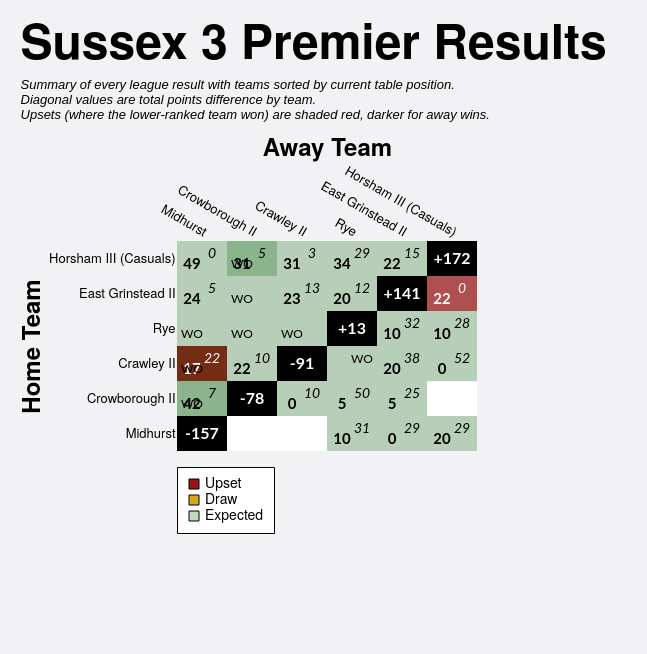

The Vega-Lite source for this figure:
### Vega-Lite specification from a JSON file in a GitHub repository (floating-point values rounded to 4 significant figures)
{"config": {"axis": {"labelFont": "PT Sans Narrow, Helvetica Neue, Helvetica, Arial, sans-serif", "titleFont": "PT Sans Narrow, Helvetica Neue, Helvetica, Arial, sans-serif", "labelFontSize": 13, "titleFontSize": 24, "gridColor": "#202947", "gridOpacity": 0.2}, "text": {"font": "Lato, sans-serif"}, "bar": {"cornerRadiusEnd": 5}, "header": {"labelFont": "PT Sans Narrow, Helvetica Neue, Helvetica, Arial, sans-serif", "titleFont": "PT Sans Narrow, Helvetica Neue, Helvetica, Arial, sans-serif", "labelFontSize": 24, "titleFontSize": 28, "labelFontWeight": "bold", "orient": "left"}, "legend": {"labelFont": "PT Sans Narrow, Helvetica Neue, Helvetica, Arial, sans-serif", "titleFont": "PT Sans Narrow, Helvetica Neue, Helvetica, Arial, sans-serif", "labelFontSize": 14, "titleFontSize": 16, "titlePadding": 5, "fillColor": "white", "strokeColor": "black", "padding": 10, "titleFontWeight": "lighter", "titleFontStyle": "italic", "titleColor": "gray", "offset": 10}, "title": {"font": "PT Sans Narrow, Helvetica Neue, Helvetica, Arial, sans-serif", "fontSize": 48, "fontWeight": "bold", "anchor": "start", "align": "center", "titlePadding": 20, "subtitlePadding": 10, "subtitleFontSize": 13, "subtitleColor": "", "subtitleFontStyle": "italic", "offset": 15, "color": "black"}, "axisX": {"labelAngle": 0}, "facet": {"title": null, "header": null, "align": {"row": "each", "column": "each"}}, "resolve": {"scale": {"y": "independent", "facet": "independent"}}, "background": "#f2f1f4", "scale": {"offsetBandPaddingOuter": 0.2, "offsetBandPaddingInner": 0.1}, "view": {"stroke": null}}, "layer": [{"data": {"name": "data-8764dce6b878215d67f8b3fd9065652d"}, "mark": {"type": "rect"}, "encoding": {"color": {"field": "unexpected_result", "legend": {"columns": 1, "direction": "horizontal", "labelExpr": "datum.value === 'Upset (Away Win)' ? 'Upset' : datum.value", "labelLimit": 220, "offset": 16, "orient": "bottom", "symbolStrokeColor": "black", "symbolStrokeWidth": 1, "values": ["Upset (Away Win)", "Draw", "Expected"]}, "scale": {"domain": ["Expected", "Upset (Home Win)", "Upset (Away Win)", "Draw", "To be played", "N/A"], "range": ["#146f1444", "#991515bb", "#991515", "goldenrod", "white", "black"]}, "title": null, "type": "nominal"}, "opacity": {"condition": {"test": "datum.home_team == param_16['home_team'] || datum.away_team == param_16['home_team'] || !isValid(param_16['home_team'])", "value": 1.0}, "value": 0.1}, "tooltip": [{"field": "home_team", "title": "Home", "type": "nominal"}, {"field": "away_team", "title": "Away", "type": "nominal"}, {"field": "home_score_text", "title": "Home Score", "type": "nominal"}, {"field": "away_score_text", "title": "Away Score", "type": "nominal"}, {"field": "result", "title": "Result", "type": "nominal"}, {"field": "unexpected_result", "title": "Unexpectedness", "type": "nominal"}, {"field": "date", "format": "%d %b %Y", "title": "Date", "type": "temporal"}], "x": {"axis": {"domain": false, "grid": false, "labelAngle": 30, "orient": "top", "ticks": false}, "field": "away_team", "sort": ["Midhurst", "Crowborough II", "Crawley II", "Rye", "East Grinstead II", "Horsham III (Casuals)"], "title": "Away Team", "type": "nominal"}, "y": {"axis": {"domain": false, "grid": false, "ticks": false}, "field": "home_team", "sort": ["Horsham III (Casuals)", "East Grinstead II", "Rye", "Crawley II", "Crowborough II", "Midhurst"], "title": "Home Team", "type": "nominal"}}, "name": "view_16"}, {"data": {"name": "data-8764dce6b878215d67f8b3fd9065652d"}, "mark": {"type": "text", "fontStyle": "italic", "size": 14, "xOffset": 10, "yOffset": -5}, "encoding": {"color": {"condition": {"test": "(datum.home_team == param_16['home_team'] || datum.away_team == param_16['home_team'] || !isValid(param_16['home_team'])) && datum.unexpected_result == 'Expected'", "value": "black"}, "value": "white"}, "text": {"field": "away_score_text", "type": "nominal"}, "x": {"field": "away_team", "sort": ["Midhurst", "Crowborough II", "Crawley II", "Rye", "East Grinstead II", "Horsham III (Casuals)"], "type": "nominal"}, "y": {"field": "home_team", "sort": ["Horsham III (Casuals)", "East Grinstead II", "Rye", "Crawley II", "Crowborough II", "Midhurst"], "type": "nominal"}}, "transform": [{"filter": "datum.away_score_text != '' && datum.away_score_text != 'WO'"}]}, {"data": {"name": "data-8764dce6b878215d67f8b3fd9065652d"}, "mark": {"type": "text", "size": 12, "xOffset": 10, "yOffset": -5}, "encoding": {"color": {"condition": {"test": "(datum.home_team == param_16['home_team'] || datum.away_team == param_16['home_team'] || !isValid(param_16['home_team'])) && datum.unexpected_result == 'Expected'", "value": "black"}, "value": "white"}, "text": {"field": "away_score_text", "type": "nominal"}, "x": {"field": "away_team", "sort": ["Midhurst", "Crowborough II", "Crawley II", "Rye", "East Grinstead II", "Horsham III (Casuals)"], "type": "nominal"}, "y": {"field": "home_team", "sort": ["Horsham III (Casuals)", "East Grinstead II", "Rye", "Crawley II", "Crowborough II", "Midhurst"], "type": "nominal"}}, "transform": [{"filter": "datum.away_score_text == 'WO'"}]}, {"data": {"name": "data-8764dce6b878215d67f8b3fd9065652d"}, "mark": {"type": "text", "fontWeight": "bold", "size": 15, "xOffset": -10, "yOffset": 5}, "encoding": {"color": {"condition": {"test": "(datum.home_team == param_16['home_team'] || datum.away_team == param_16['home_team'] || !isValid(param_16['home_team'])) && datum.unexpected_result == 'Expected'", "value": "black"}, "value": "white"}, "text": {"field": "home_score_text", "type": "nominal"}, "x": {"field": "away_team", "sort": ["Midhurst", "Crowborough II", "Crawley II", "Rye", "East Grinstead II", "Horsham III (Casuals)"], "type": "nominal"}, "y": {"field": "home_team", "sort": ["Horsham III (Casuals)", "East Grinstead II", "Rye", "Crawley II", "Crowborough II", "Midhurst"], "type": "nominal"}}, "transform": [{"filter": "datum.home_score_text != '' && datum.home_score_text != 'WO'"}]}, {"data": {"name": "data-8764dce6b878215d67f8b3fd9065652d"}, "mark": {"type": "text", "size": 12, "xOffset": -10, "yOffset": 5}, "encoding": {"color": {"condition": {"test": "(datum.home_team == param_16['home_team'] || datum.away_team == param_16['home_team'] || !isValid(param_16['home_team'])) && datum.unexpected_result == 'Expected'", "value": "black"}, "value": "white"}, "text": {"field": "home_score_text", "type": "nominal"}, "x": {"field": "away_team", "sort": ["Midhurst", "Crowborough II", "Crawley II", "Rye", "East Grinstead II", "Horsham III (Casuals)"], "type": "nominal"}, "y": {"field": "home_team", "sort": ["Horsham III (Casuals)", "East Grinstead II", "Rye", "Crawley II", "Crowborough II", "Midhurst"], "type": "nominal"}}, "transform": [{"filter": "datum.home_score_text == 'WO'"}]}, {"data": {"name": "data-99997583bae8392bf271f2a6b991e258"}, "mark": {"type": "text", "color": "white", "fontWeight": "bold", "size": 16}, "encoding": {"text": {"field": "display_text", "type": "nominal"}, "tooltip": [{"field": "home_team", "title": "Team", "type": "nominal"}, {"field": "display_text", "title": "Points Difference", "type": "nominal"}], "x": {"field": "away_team", "sort": ["Midhurst", "Crowborough II", "Crawley II", "Rye", "East Grinstead II", "Horsham III (Casuals)"], "type": "nominal"}, "y": {"field": "home_team", "sort": ["Horsham III (Casuals)", "East Grinstead II", "Rye", "Crawley II", "Crowborough II", "Midhurst"], "type": "nominal"}}}], "height": {"step": 35}, "padding": {"left": 20, "top": 20, "right": 40, "bottom": 120}, "params": [{"name": "param_16", "select": {"type": "point", "clear": "dblclick", "fields": ["home_team"], "on": "click"}, "value": null, "views": ["view_16"]}], "title": {"text": "Sussex 3 Premier Results", "subtitle": ["Summary of every league result with teams sorted by current table position.", "Diagonal values are total points difference by team.", "Upsets (where the lower-ranked team won) are shaded red, darker for away wins."]}, "width": {"step": 50}, "$schema": "https://vega.github.io/schema/vega-lite/v5.20.1.json", "datasets": {"data-8764dce6b878215d67f8b3fd9065652d": [{"home_team": "Crawley II", "away_team": "Crawley II", "match_id": null, "date": "", "home_score": null, "away_score": null, "home_walkover": null, "away_walkover": null, "result": "N/A", "home_score_text": "", "away_score_text": "", "wo_result": "", "score_text": "", "display_text": "-91", "is_diagonal": true, "result_simple": "N/A", "unexpected_result": "N/A", "unexpected_opacity": 1.0}, {"home_team": "Crawley II", "away_team": "Crowborough II", "match_id": "952685", "date": "2022-01-22T00:00:00", "home_score": 22, "away_score": 10, "home_walkover": false, "away_walkover": false, "result": "Home Win", "home_score_text": "22", "away_score_text": "10", "wo_result": "", "score_text": "22-10", "display_text": "22-10", "is_diagonal": false, "result_simple": "Home Win", "unexpected_result": "Expected", "unexpected_opacity": 0.25}, {"home_team": "Crawley II", "away_team": "East Grinstead II", "match_id": "952701", "date": "2022-03-26T00:00:00", "home_score": 20, "away_score": 38, "home_walkover": false, "away_walkover": false, "result": "Away Win", "home_score_text": "20", "away_score_text": "38", "wo_result": "", "score_text": "20-38", "display_text": "20-38", "is_diagonal": false, "result_simple": "Away Win", "unexpected_result": "Expected", "unexpected_opacity": 0.25}, {"home_team": "Crawley II", "away_team": "Horsham III (Casuals)", "match_id": "952691", "date": "2022-02-12T00:00:00", "home_score": 0, "away_score": 52, "home_walkover": false, "away_walkover": false, "result": "Away Win", "home_score_text": "0", "away_score_text": "52", "wo_result": "", "score_text": "0-52", "display_text": "0-52", "is_diagonal": false, "result_simple": "Away Win", "unexpected_result": "Expected", "unexpected_opacity": 0.25}, {"home_team": "Crawley II", "away_team": "Midhurst", "match_id": "957345", "date": "2022-02-19T00:00:00", "home_score": 17, "away_score": 22, "home_walkover": false, "away_walkover": false, "result": "Away Win (LBP)", "home_score_text": "17", "away_score_text": "22", "wo_result": "", "score_text": "17-22", "display_text": "17-22", "is_diagonal": false, "result_simple": "Away Win", "unexpected_result": "Upset (Away Win)", "unexpected_opacity": 1.0}, {"home_team": "Crawley II", "away_team": "Midhurst", "match_id": "952681", "date": "2022-01-15T00:00:00", "home_score": null, "away_score": null, "home_walkover": true, "away_walkover": false, "result": "Home Win", "home_score_text": "WO", "away_score_text": "", "wo_result": "HWO", "score_text": "WO", "display_text": "WO", "is_diagonal": false, "result_simple": "Home Win", "unexpected_result": "Expected", "unexpected_opacity": 0.25}, {"home_team": "Crawley II", "away_team": "Rye", "match_id": "952676", "date": "2021-12-11T00:00:00", "home_score": null, "away_score": null, "home_walkover": false, "away_walkover": true, "result": "Away Win", "home_score_text": "", "away_score_text": "WO", "wo_result": "AWO", "score_text": "WO", "display_text": "WO", "is_diagonal": false, "result_simple": "Away Win", "unexpected_result": "Expected", "unexpected_opacity": 0.25}, {"home_team": "Crowborough II", "away_team": "Crawley II", "match_id": "952697", "date": "2022-03-05T00:00:00", "home_score": 0, "away_score": 10, "home_walkover": false, "away_walkover": false, "result": "Away Win", "home_score_text": "0", "away_score_text": "10", "wo_result": "", "score_text": "0-10", "display_text": "0-10", "is_diagonal": false, "result_simple": "Away Win", "unexpected_result": "Expected", "unexpected_opacity": 0.25}, {"home_team": "Crowborough II", "away_team": "Crowborough II", "match_id": null, "date": "", "home_score": null, "away_score": null, "home_walkover": null, "away_walkover": null, "result": "N/A", "home_score_text": "", "away_score_text": "", "wo_result": "", "score_text": "", "display_text": "-78", "is_diagonal": true, "result_simple": "N/A", "unexpected_result": "N/A", "unexpected_opacity": 1.0}, {"home_team": "Crowborough II", "away_team": "East Grinstead II", "match_id": "952677", "date": "2021-12-11T00:00:00", "home_score": 5, "away_score": 25, "home_walkover": false, "away_walkover": false, "result": "Away Win", "home_score_text": "5", "away_score_text": "25", "wo_result": "", "score_text": "5-25", "display_text": "5-25", "is_diagonal": false, "result_simple": "Away Win", "unexpected_result": "Expected", "unexpected_opacity": 0.25}, {"home_team": "Crowborough II", "away_team": "Horsham III (Casuals)", "match_id": null, "date": "", "home_score": null, "away_score": null, "home_walkover": null, "away_walkover": null, "result": "To be played", "home_score_text": "", "away_score_text": "", "wo_result": "", "score_text": "", "display_text": "", "is_diagonal": false, "result_simple": "To be played", "unexpected_result": "To be played", "unexpected_opacity": 1.0}, {"home_team": "Crowborough II", "away_team": "Midhurst", "match_id": "957845", "date": "2022-03-26T00:00:00", "home_score": 42, "away_score": 7, "home_walkover": false, "away_walkover": false, "result": "Home Win", "home_score_text": "42", "away_score_text": "7", "wo_result": "", "score_text": "42-7", "display_text": "42-7", "is_diagonal": false, "result_simple": "Home Win", "unexpected_result": "Expected", "unexpected_opacity": 0.25}, {"home_team": "Crowborough II", "away_team": "Midhurst", "match_id": "952687", "date": "2022-01-29T00:00:00", "home_score": null, "away_score": null, "home_walkover": true, "away_walkover": false, "result": "Home Win", "home_score_text": "WO", "away_score_text": "", "wo_result": "HWO", "score_text": "WO", "display_text": "WO", "is_diagonal": false, "result_simple": "Home Win", "unexpected_result": "Expected", "unexpected_opacity": 0.25}, {"home_team": "Crowborough II", "away_team": "Rye", "match_id": "952690", "date": "2022-02-12T00:00:00", "home_score": 5, "away_score": 50, "home_walkover": false, "away_walkover": false, "result": "Away Win", "home_score_text": "5", "away_score_text": "50", "wo_result": "", "score_text": "5-50", "display_text": "5-50", "is_diagonal": false, "result_simple": "Away Win", "unexpected_result": "Expected", "unexpected_opacity": 0.25}, {"home_team": "East Grinstead II", "away_team": "Crawley II", "match_id": "952688", "date": "2022-01-29T00:00:00", "home_score": 23, "away_score": 13, "home_walkover": false, "away_walkover": false, "result": "Home Win", "home_score_text": "23", "away_score_text": "13", "wo_result": "", "score_text": "23-13", "display_text": "23-13", "is_diagonal": false, "result_simple": "Home Win", "unexpected_result": "Expected", "unexpected_opacity": 0.25}, {"home_team": "East Grinstead II", "away_team": "Crowborough II", "match_id": "952704", "date": "2022-04-02T00:00:00", "home_score": null, "away_score": null, "home_walkover": true, "away_walkover": false, "result": "Home Win", "home_score_text": "WO", "away_score_text": "", "wo_result": "HWO", "score_text": "WO", "display_text": "WO", "is_diagonal": false, "result_simple": "Home Win", "unexpected_result": "Expected", "unexpected_opacity": 0.25}, {"home_team": "East Grinstead II", "away_team": "East Grinstead II", "match_id": null, "date": "", "home_score": null, "away_score": null, "home_walkover": null, "away_walkover": null, "result": "N/A", "home_score_text": "", "away_score_text": "", "wo_result": "", "score_text": "", "display_text": "+141", "is_diagonal": true, "result_simple": "N/A", "unexpected_result": "N/A", "unexpected_opacity": 1.0}, {"home_team": "East Grinstead II", "away_team": "Horsham III (Casuals)", "match_id": "952698", "date": "2022-03-05T00:00:00", "home_score": 22, "away_score": 0, "home_walkover": false, "away_walkover": false, "result": "Home Win", "home_score_text": "22", "away_score_text": "0", "wo_result": "", "score_text": "22-0", "display_text": "22-0", "is_diagonal": false, "result_simple": "Home Win", "unexpected_result": "Upset (Home Win)", "unexpected_opacity": 0.75}, {"home_team": "East Grinstead II", "away_team": "Midhurst", "match_id": "952692", "date": "2022-02-12T00:00:00", "home_score": 24, "away_score": 5, "home_walkover": false, "away_walkover": false, "result": "Home Win", "home_score_text": "24", "away_score_text": "5", "wo_result": "", "score_text": "24-5", "display_text": "24-5", "is_diagonal": false, "result_simple": "Home Win", "unexpected_result": "Expected", "unexpected_opacity": 0.25}, {"home_team": "East Grinstead II", "away_team": "Rye", "match_id": "952683", "date": "2022-01-15T00:00:00", "home_score": 20, "away_score": 12, "home_walkover": false, "away_walkover": false, "result": "Home Win", "home_score_text": "20", "away_score_text": "12", "wo_result": "", "score_text": "20-12", "display_text": "20-12", "is_diagonal": false, "result_simple": "Home Win", "unexpected_result": "Expected", "unexpected_opacity": 0.25}, {"home_team": "Horsham III (Casuals)", "away_team": "Crawley II", "match_id": "952678", "date": "2021-12-18T00:00:00", "home_score": 31, "away_score": 3, "home_walkover": false, "away_walkover": false, "result": "Home Win", "home_score_text": "31", "away_score_text": "3", "wo_result": "", "score_text": "31-3", "display_text": "31-3", "is_diagonal": false, "result_simple": "Home Win", "unexpected_result": "Expected", "unexpected_opacity": 0.25}, {"home_team": "Horsham III (Casuals)", "away_team": "Crowborough II", "match_id": "957346", "date": "2022-02-19T00:00:00", "home_score": 31, "away_score": 5, "home_walkover": false, "away_walkover": false, "result": "Home Win", "home_score_text": "31", "away_score_text": "5", "wo_result": "", "score_text": "31-5", "display_text": "31-5", "is_diagonal": false, "result_simple": "Home Win", "unexpected_result": "Expected", "unexpected_opacity": 0.25}, {"home_team": "Horsham III (Casuals)", "away_team": "Crowborough II", "match_id": "953050", "date": "2022-01-15T00:00:00", "home_score": null, "away_score": null, "home_walkover": true, "away_walkover": false, "result": "Home Win", "home_score_text": "WO", "away_score_text": "", "wo_result": "HWO", "score_text": "WO", "display_text": "WO", "is_diagonal": false, "result_simple": "Home Win", "unexpected_result": "Expected", "unexpected_opacity": 0.25}, {"home_team": "Horsham III (Casuals)", "away_team": "East Grinstead II", "match_id": "952684", "date": "2022-01-22T00:00:00", "home_score": 22, "away_score": 15, "home_walkover": false, "away_walkover": false, "result": "Home Win (LBP)", "home_score_text": "22", "away_score_text": "15", "wo_result": "", "score_text": "22-15", "display_text": "22-15", "is_diagonal": false, "result_simple": "Home Win", "unexpected_result": "Expected", "unexpected_opacity": 0.25}, {"home_team": "Horsham III (Casuals)", "away_team": "Horsham III (Casuals)", "match_id": null, "date": "", "home_score": null, "away_score": null, "home_walkover": null, "away_walkover": null, "result": "N/A", "home_score_text": "", "away_score_text": "", "wo_result": "", "score_text": "", "display_text": "+172", "is_diagonal": true, "result_simple": "N/A", "unexpected_result": "N/A", "unexpected_opacity": 1.0}, {"home_team": "Horsham III (Casuals)", "away_team": "Midhurst", "match_id": "952675", "date": "2021-12-11T00:00:00", "home_score": 49, "away_score": 0, "home_walkover": false, "away_walkover": false, "result": "Home Win", "home_score_text": "49", "away_score_text": "0", "wo_result": "", "score_text": "49-0", "display_text": "49-0", "is_diagonal": false, "result_simple": "Home Win", "unexpected_result": "Expected", "unexpected_opacity": 0.25}, {"home_team": "Horsham III (Casuals)", "away_team": "Rye", "match_id": "952700", "date": "2022-03-19T00:00:00", "home_score": 34, "away_score": 29, "home_walkover": false, "away_walkover": false, "result": "Home Win (LBP)", "home_score_text": "34", "away_score_text": "29", "wo_result": "", "score_text": "34-29", "display_text": "34-29", "is_diagonal": false, "result_simple": "Home Win", "unexpected_result": "Expected", "unexpected_opacity": 0.25}, {"home_team": "Midhurst", "away_team": "Crawley II", "match_id": null, "date": "", "home_score": null, "away_score": null, "home_walkover": null, "away_walkover": null, "result": "To be played", "home_score_text": "", "away_score_text": "", "wo_result": "", "score_text": "", "display_text": "", "is_diagonal": false, "result_simple": "To be played", "unexpected_result": "To be played", "unexpected_opacity": 1.0}, {"home_team": "Midhurst", "away_team": "Crowborough II", "match_id": null, "date": "", "home_score": null, "away_score": null, "home_walkover": null, "away_walkover": null, "result": "To be played", "home_score_text": "", "away_score_text": "", "wo_result": "", "score_text": "", "display_text": "", "is_diagonal": false, "result_simple": "To be played", "unexpected_result": "To be played", "unexpected_opacity": 1.0}, {"home_team": "Midhurst", "away_team": "East Grinstead II", "match_id": "955168", "date": "2022-01-08T00:00:00", "home_score": 0, "away_score": 29, "home_walkover": false, "away_walkover": false, "result": "Away Win", "home_score_text": "0", "away_score_text": "29", "wo_result": "", "score_text": "0-29", "display_text": "0-29", "is_diagonal": false, "result_simple": "Away Win", "unexpected_result": "Expected", "unexpected_opacity": 0.25}, {"home_team": "Midhurst", "away_team": "Horsham III (Casuals)", "match_id": "952702", "date": "2022-04-02T00:00:00", "home_score": 20, "away_score": 29, "home_walkover": false, "away_walkover": false, "result": "Away Win", "home_score_text": "20", "away_score_text": "29", "wo_result": "", "score_text": "20-29", "display_text": "20-29", "is_diagonal": false, "result_simple": "Away Win", "unexpected_result": "Expected", "unexpected_opacity": 0.25}, {"home_team": "Midhurst", "away_team": "Midhurst", "match_id": null, "date": "", "home_score": null, "away_score": null, "home_walkover": null, "away_walkover": null, "result": "N/A", "home_score_text": "", "away_score_text": "", "wo_result": "", "score_text": "", "display_text": "-157", "is_diagonal": true, "result_simple": "N/A", "unexpected_result": "N/A", "unexpected_opacity": 1.0}, {"home_team": "Midhurst", "away_team": "Rye", "match_id": "952686", "date": "2022-01-22T00:00:00", "home_score": 10, "away_score": 31, "home_walkover": false, "away_walkover": false, "result": "Away Win", "home_score_text": "10", "away_score_text": "31", "wo_result": "", "score_text": "10-31", "display_text": "10-31", "is_diagonal": false, "result_simple": "Away Win", "unexpected_result": "Expected", "unexpected_opacity": 0.25}, {"home_team": "Rye", "away_team": "Crawley II", "match_id": "952703", "date": "2022-04-02T00:00:00", "home_score": null, "away_score": null, "home_walkover": true, "away_walkover": false, "result": "Home Win", "home_score_text": "WO", "away_score_text": "", "wo_result": "HWO", "score_text": "WO", "display_text": "WO", "is_diagonal": false, "result_simple": "Home Win", "unexpected_result": "Expected", "unexpected_opacity": 0.25}, {"home_team": "Rye", "away_team": "Crowborough II", "match_id": "955082", "date": "2022-02-05T00:00:00", "home_score": null, "away_score": null, "home_walkover": true, "away_walkover": false, "result": "Home Win", "home_score_text": "WO", "away_score_text": "", "wo_result": "HWO", "score_text": "WO", "display_text": "WO", "is_diagonal": false, "result_simple": "Home Win", "unexpected_result": "Expected", "unexpected_opacity": 0.25}, {"home_team": "Rye", "away_team": "East Grinstead II", "match_id": "959356", "date": "2022-03-12T00:00:00", "home_score": 10, "away_score": 32, "home_walkover": false, "away_walkover": false, "result": "Away Win", "home_score_text": "10", "away_score_text": "32", "wo_result": "", "score_text": "10-32", "display_text": "10-32", "is_diagonal": false, "result_simple": "Away Win", "unexpected_result": "Expected", "unexpected_opacity": 0.25}, {"home_team": "Rye", "away_team": "Horsham III (Casuals)", "match_id": "952689", "date": "2022-01-29T00:00:00", "home_score": 10, "away_score": 28, "home_walkover": false, "away_walkover": false, "result": "Away Win", "home_score_text": "10", "away_score_text": "28", "wo_result": "", "score_text": "10-28", "display_text": "10-28", "is_diagonal": false, "result_simple": "Away Win", "unexpected_result": "Expected", "unexpected_opacity": 0.25}, {"home_team": "Rye", "away_team": "Midhurst", "match_id": "952696", "date": "2022-03-05T00:00:00", "home_score": null, "away_score": null, "home_walkover": true, "away_walkover": false, "result": "Home Win", "home_score_text": "WO", "away_score_text": "", "wo_result": "HWO", "score_text": "WO", "display_text": "WO", "is_diagonal": false, "result_simple": "Home Win", "unexpected_result": "Expected", "unexpected_opacity": 0.25}, {"home_team": "Rye", "away_team": "Rye", "match_id": null, "date": "", "home_score": null, "away_score": null, "home_walkover": null, "away_walkover": null, "result": "N/A", "home_score_text": "", "away_score_text": "", "wo_result": "", "score_text": "", "display_text": "+13", "is_diagonal": true, "result_simple": "N/A", "unexpected_result": "N/A", "unexpected_opacity": 1.0}], "data-99997583bae8392bf271f2a6b991e258": [{"home_team": "Crawley II", "away_team": "Crawley II", "match_id": null, "date": "", "home_score": null, "away_score": null, "home_walkover": null, "away_walkover": null, "result": "N/A", "home_score_text": "", "away_score_text": "", "wo_result": "", "score_text": "", "display_text": "-91", "is_diagonal": true, "result_simple": "N/A", "unexpected_result": "N/A", "unexpected_opacity": 1.0}, {"home_team": "Crowborough II", "away_team": "Crowborough II", "match_id": null, "date": "", "home_score": null, "away_score": null, "home_walkover": null, "away_walkover": null, "result": "N/A", "home_score_text": "", "away_score_text": "", "wo_result": "", "score_text": "", "display_text": "-78", "is_diagonal": true, "result_simple": "N/A", "unexpected_result": "N/A", "unexpected_opacity": 1.0}, {"home_team": "East Grinstead II", "away_team": "East Grinstead II", "match_id": null, "date": "", "home_score": null, "away_score": null, "home_walkover": null, "away_walkover": null, "result": "N/A", "home_score_text": "", "away_score_text": "", "wo_result": "", "score_text": "", "display_text": "+141", "is_diagonal": true, "result_simple": "N/A", "unexpected_result": "N/A", "unexpected_opacity": 1.0}, {"home_team": "Horsham III (Casuals)", "away_team": "Horsham III (Casuals)", "match_id": null, "date": "", "home_score": null, "away_score": null, "home_walkover": null, "away_walkover": null, "result": "N/A", "home_score_text": "", "away_score_text": "", "wo_result": "", "score_text": "", "display_text": "+172", "is_diagonal": true, "result_simple": "N/A", "unexpected_result": "N/A", "unexpected_opacity": 1.0}, {"home_team": "Midhurst", "away_team": "Midhurst", "match_id": null, "date": "", "home_score": null, "away_score": null, "home_walkover": null, "away_walkover": null, "result": "N/A", "home_score_text": "", "away_score_text": "", "wo_result": "", "score_text": "", "display_text": "-157", "is_diagonal": true, "result_simple": "N/A", "unexpected_result": "N/A", "unexpected_opacity": 1.0}, {"home_team": "Rye", "away_team": "Rye", "match_id": null, "date": "", "home_score": null, "away_score": null, "home_walkover": null, "away_walkover": null, "result": "N/A", "home_score_text": "", "away_score_text": "", "wo_result": "", "score_text": "", "display_text": "+13", "is_diagonal": true, "result_simple": "N/A", "unexpected_result": "N/A", "unexpected_opacity": 1.0}]}}
